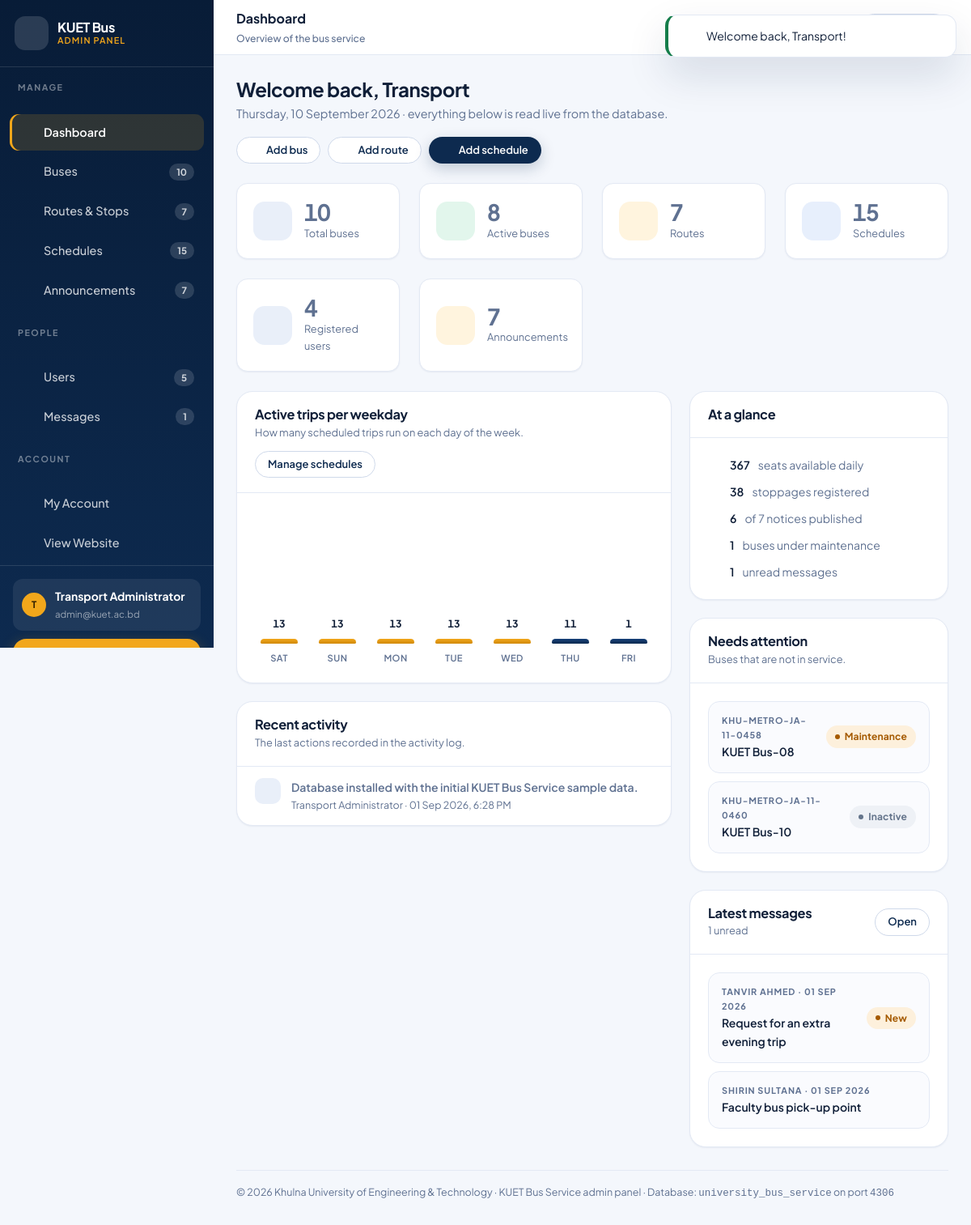
/admin/index.php (signed in), run on the app's committed database.
### tables this page shows
CREATE TABLE `users` (
    `id`         INT UNSIGNED NOT NULL AUTO_INCREMENT,
    `full_name`  VARCHAR(100)  NOT NULL,
    `email`      VARCHAR(150)  NOT NULL,
    `password`   VARCHAR(255)  NOT NULL,           
    `student_id` VARCHAR(30)       NULL,
    `department` VARCHAR(100)      NULL,
    `phone`      VARCHAR(20)       NULL,
    `role`       ENUM('user','admin') NOT NULL DEFAULT 'user',
    `created_at` TIMESTAMP     NOT NULL DEFAULT CURRENT_TIMESTAMP,
    `updated_at` TIMESTAMP     NOT NULL DEFAULT CURRENT_TIMESTAMP ON UPDATE CURRENT_TIMESTAMP,
    PRIMARY KEY (`id`),
    UNIQUE KEY `uq_users_email` (`email`),
    KEY `idx_users_role` (`role`)
);

CREATE TABLE `activity_logs` (
    `id`          INT UNSIGNED NOT NULL AUTO_INCREMENT,
    `user_id`     INT UNSIGNED     NULL,
    `action`      VARCHAR(60)  NOT NULL,
    `description` VARCHAR(255) NOT NULL,
    `created_at`  TIMESTAMP    NOT NULL DEFAULT CURRENT_TIMESTAMP,
    PRIMARY KEY (`id`),
    KEY `idx_log_created` (`created_at`),
    CONSTRAINT `fk_log_user` FOREIGN KEY (`user_id`)
        REFERENCES `users` (`id`) ON DELETE SET NULL ON UPDATE CASCADE
);

CREATE TABLE `buses` (
    `id`             INT UNSIGNED NOT NULL AUTO_INCREMENT,
    `bus_name`       VARCHAR(80)  NOT NULL,        
    `reg_number`     VARCHAR(40)  NOT NULL,        
    `model`          VARCHAR(80)      NULL,
    `capacity`       SMALLINT UNSIGNED NOT NULL DEFAULT 40,
    `bus_type`       ENUM('Regular','Student Bus','Faculty Bus (AC)','Faculty Bus (Non AC)')
                     NOT NULL DEFAULT 'Regular',
    `status`         ENUM('Active','Maintenance','Inactive') NOT NULL DEFAULT 'Active',
    `driver_name`    VARCHAR(80)      NULL,
    `driver_contact` VARCHAR(20)      NULL,
    `description`    TEXT             NULL,
    `image`          VARCHAR(255)     NULL,        
    `created_at`     TIMESTAMP    NOT NULL DEFAULT CURRENT_TIMESTAMP,
    `updated_at`     TIMESTAMP    NOT NULL DEFAULT CURRENT_TIMESTAMP ON UPDATE CURRENT_TIMESTAMP,
    PRIMARY KEY (`id`),
    UNIQUE KEY `uq_buses_reg` (`reg_number`),
    KEY `idx_buses_status` (`status`),
    KEY `idx_buses_type` (`bus_type`)
);

CREATE TABLE `contact_messages` (
    `id`         INT UNSIGNED NOT NULL AUTO_INCREMENT,
    `name`       VARCHAR(100) NOT NULL,
    `email`      VARCHAR(150) NOT NULL,
    `subject`    VARCHAR(150) NOT NULL,
    `message`    TEXT         NOT NULL,
    `is_read`    TINYINT(1)   NOT NULL DEFAULT 0,
    `created_at` TIMESTAMP    NOT NULL DEFAULT CURRENT_TIMESTAMP,
    PRIMARY KEY (`id`),
    KEY `idx_msg_read` (`is_read`)
);

### admin/index.php (the view, shortened to what the rows shown need)
<?php
$activity = fetchAll(
    'SELECT a.action, a.description, a.created_at, u.full_name
       FROM activity_logs a
       LEFT JOIN users u ON u.id = a.user_id
      ORDER BY a.created_at DESC, a.id DESC
      LIMIT 8'
);
$attention = fetchAll(
    'SELECT id, bus_name, reg_number, status FROM buses WHERE status <> ? ORDER BY status, bus_name LIMIT 5',
    ['Active']
);
$messages = fetchAll(
    'SELECT id, name, subject, created_at, is_read FROM contact_messages ORDER BY created_at DESC LIMIT 4'
);
$actionIcons = [
    'Login' => 'login', 'Logout' => 'logout', 'System' => 'settings',
    'Bus' => 'bus', 'Route' => 'route', 'Stop' => 'pin',
    'Schedule' => 'clock', 'Announcement' => 'megaphone',
    'User' => 'users', 'Message' => 'inbox', 'Account' => 'lock',
];
require_once __DIR__ . '/../includes/admin_header.php';
?>
<div class="admin-head">
    <div>
        <h1>Welcome back, <?= e(explode(' ', $admin['full_name'])[0]) ?></h1>
        <p><?= e(date('l, d F Y')) ?> &middot; everything below is read live from the database.</p>
    </div>
</div>
<div class="admin-layout">
    <div class="stack" style="gap:22px;">
        <section class="panel">
            <div class="panel__head">
                <div>
                    <h2>Active trips per weekday</h2>
                </div>
            </div>
        </section>
        <section class="panel">
            <div class="panel__head">
                <div>
                    <h2>Recent activity</h2>
                </div>
            </div>
            <div class="panel__body panel__body--flush">
                <?php if ($activity): ?>
                    <ul class="feed">
                        <?php foreach ($activity as $log): ?>
                            <?php
                            $word = strtok($log['action'], ' ');
                            $ic   = $actionIcons[$word] ?? 'activity';
                            ?>
                            <li>
                                <span class="feed__dot"><?= icon($ic) ?></span>
                                <span>
                                    <b><?= e($log['description']) ?></b>
                                    <span>
                                        <?= e($log['full_name'] ?? 'Removed account') ?> &middot;
                                        <?= e(date('d M Y, g:i A', strtotime($log['created_at']))) ?>
                                    </span>
                                </span>
                            </li>
                        <?php endforeach; ?>
                    </ul>
                <?php endif; ?>
            </div>
        </section>
    </div>
    <div class="stack" style="gap:22px;">
        <section class="panel">
            <div class="panel__head"><h2>At a glance</h2></div>
        </section>
        <section class="panel">
            <div class="panel__head">
                <div>
                    <h2>Needs attention</h2>
                </div>
            </div>
            <div class="panel__body">
                <?php if ($attention): ?>
                    <div class="stack" style="gap:10px;">
                        <?php foreach ($attention as $bus): ?>
                            <a class="route-line" style="text-decoration:none;color:inherit;"
                               href="<?= e(url('admin/buses/edit.php?id=' . (int) $bus['id'])) ?>">
                                <span class="route-line__point spacer">
                                    <span><?= e($bus['reg_number']) ?></span>
                                    <b><?= e($bus['bus_name']) ?></b>
                                </span>
                                <span class="badge <?= e(statusClass($bus['status'])) ?>"><?= e($bus['status']) ?></span>
                            </a>
                        <?php endforeach; ?>
                    </div>
                <?php else: ?>
                    <p class="text-muted" style="font-size:.88rem;margin:0;">
                        Every bus in the fleet is currently active. Nothing needs attention.
                    </p>
                <?php endif; ?>
            </div>
        </section>
        <section class="panel">
            <div class="panel__head">
                <div>
                    <h2>Latest messages</h2>
                </div>
            </div>
            <div class="panel__body">
                <?php if ($messages): ?>
                    <div class="stack" style="gap:10px;">
                        <?php foreach ($messages as $m): ?>
                            <a class="route-line" style="text-decoration:none;color:inherit;"
                               href="<?= e(url('admin/messages/index.php#msg-' . (int) $m['id'])) ?>">
                                <span class="route-line__point spacer">
                                    <span><?= e($m['name']) ?> &middot; <?= e(dateText($m['created_at'])) ?></span>
                                    <b><?= e(excerpt($m['subject'], 42)) ?></b>
                                </span>
                                <?php if (!(int) $m['is_read']): ?>
                                    <span class="badge badge--warning">New</span>
                                <?php endif; ?>
                            </a>
                        <?php endforeach; ?>
                    </div>
                <?php else: ?>
                    <p class="text-muted" style="font-size:.88rem;margin:0;">No messages have been received yet.</p>
                <?php endif; ?>
            </div>
        </section>
    </div>
</div>
<?php require_once __DIR__ . '/../includes/admin_footer.php'; ?>

### includes/admin_header.php (shortened to what the rows shown need)
<?php
$admin        = currentUser();
?>
<!doctype html>
<html lang="en">
<head>
    <link rel="stylesheet" href="<?= e(asset('assets/css/style.css')) ?>">
    <link rel="stylesheet" href="<?= e(asset('assets/css/admin.css')) ?>">
    <link rel="stylesheet" href="<?= e(asset('assets/css/responsive.css')) ?>">
</head>
<body class="admin-body">
<div class="admin">
    <aside class="admin-side" id="adminSide" aria-label="Admin navigation">
                <span class="brand__mark"><?= icon('bus') ?></span>
        <div class="admin-side__foot">
            <div class="admin-side__user">
                <span class="nav-user__avatar" aria-hidden="true">
                    <?= e(strtoupper(mb_substr($admin['full_name'], 0, 1))) ?>
                </span>
                <span>
                    <b><?= e($admin['full_name']) ?></b>
                    <span><?= e($admin['email']) ?></span>
                </span>
            </div>
        </div>
    </aside>
    <div class="admin__main">
        <main class="admin__content" id="adminMain">

### includes/functions.php (shortened to what the rows shown need)
<?php
function e($value): string
{
    return htmlspecialchars((string) $value, ENT_QUOTES | ENT_SUBSTITUTE, 'UTF-8');
}
function url(string $path = ''): string
{
    return BASE_URL . ltrim($path, '/');
}
function asset(string $path): string
{
    $relative = ltrim($path, '/');
    $file     = APP_ROOT . DIRECTORY_SEPARATOR . strtr($relative, chr(47), DIRECTORY_SEPARATOR);
    $version  = is_file($file) ? filemtime($file) : 1;
    return url($relative) . '?v=' . $version;
}
function isBlank($value): bool
{
    return $value === null || trim((string) $value) === '';
}
function q(string $sql, array $params = []): PDOStatement
{
    $stmt = db()->prepare($sql);
    $stmt->execute($params);
    return $stmt;
}
function fetchAll(string $sql, array $params = []): array
{
    return q($sql, $params)->fetchAll();
}
function fetchOne(string $sql, array $params = []): ?array
{
    $row = q($sql, $params)->fetch();
    return $row === false ? null : $row;
}
function dateText(?string $date): string
{
    $ts = strtotime($date);
    return $ts ? date('d M Y', $ts) : (string) $date;
}
function excerpt(?string $text, int $limit = 120): string
{
    $text = trim(preg_replace('/[[:space:]]+/', ' ', strip_tags((string) $text)));
    if (mb_strlen($text) <= $limit) {
        return $text;
    }
    return mb_substr($text, 0, $limit) . '...';
}
function statusClass(string $status): string
{
    switch (strtolower($status)) {
        case 'maintenance':
        case 'draft':
        case 'suspended':
        case 'important':
            return 'badge--warning';
        case 'inactive':
            return 'badge--muted';
    }
}
function icon(string $name, string $class = 'icon'): string
{
    static $paths = null;
    $path = $paths[$name] ?? $paths['info'];
    return '<svg class="' . e($class) . '" viewBox="0 0 24 24" fill="none" stroke="currentColor" '
        . 'stroke-width="1.7" stroke-linecap="round" stroke-linejoin="round" aria-hidden="true" '
        . 'focusable="false">' . $path . '</svg>';
}

### data on the page
users: full_name "T", full_name "Transport Administrator", email "admin@kuet.ac.bd", full_name "Transport"
activity_logs: description "Database installed with the initial KUET Bus Service sample data.", user.full_name "Transport Administrator", created_at "01 Sep 2026, 6:28 PM"
buses: reg_number "KHU-METRO-JA-11-0458", bus_name "KUET Bus-08", status "Maintenance"
buses: reg_number "KHU-METRO-JA-11-0460", bus_name "KUET Bus-10", status "Inactive"
contact_messages: name "TANVIR AHMED", created_at "01 SEP 2026", subject "Request for an extra evening trip", is_read "New"
contact_messages: name "SHIRIN SULTANA", created_at "01 SEP 2026", subject "Faculty bus pick-up point"

### other printed values
UNIVERSITY_SHORT "KUET"
$group "MANAGE"
$item['label'] "Dashboard"
$item['label'] "Buses"
$item['count'] "10"
$item['label'] "Routes & Stops"
$item['count'] "7"
$item['label'] "Schedules"
$item['count'] "15"
$item['label'] "Announcements"
$group "PEOPLE"
$item['label'] "Users"
$item['count'] "5"
$item['label'] "Messages"
$item['count'] "1"
